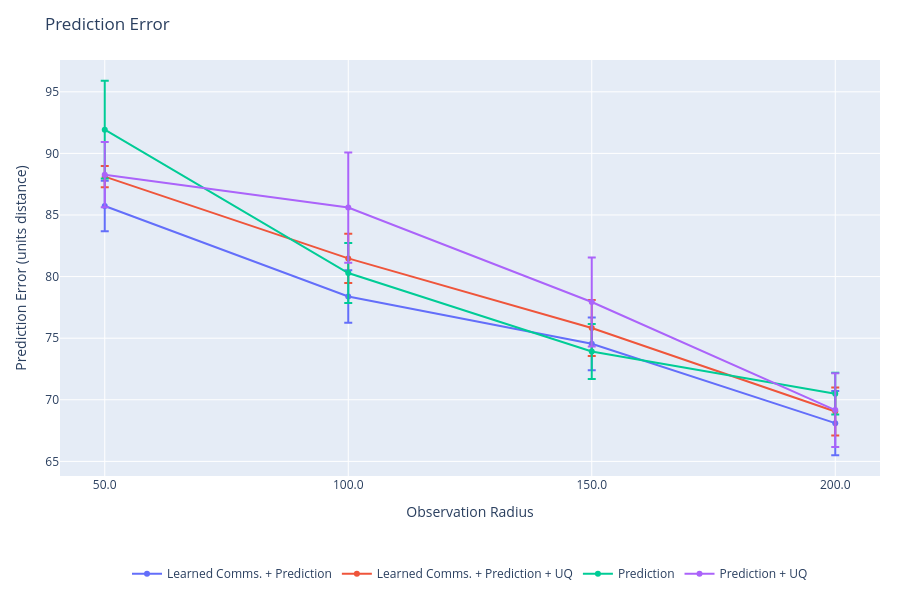
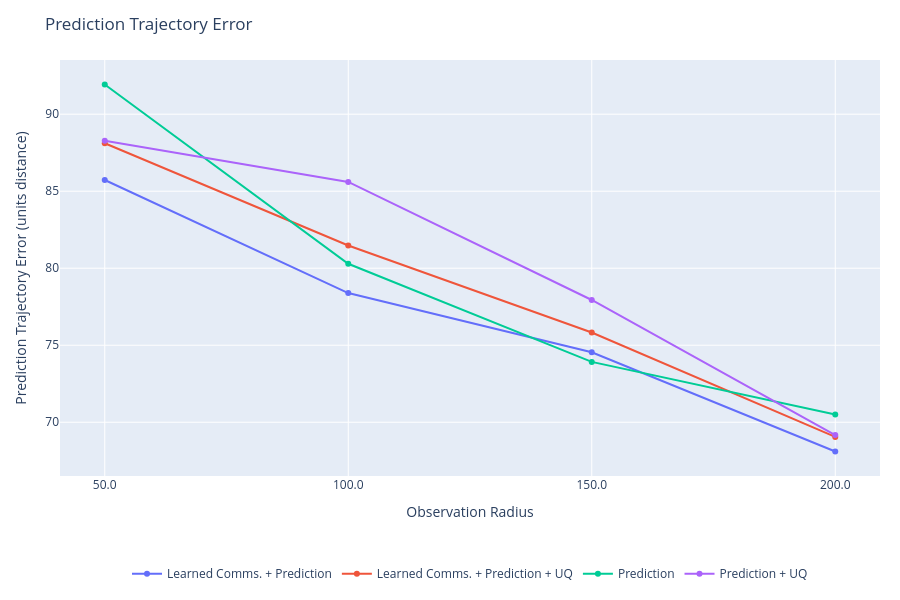
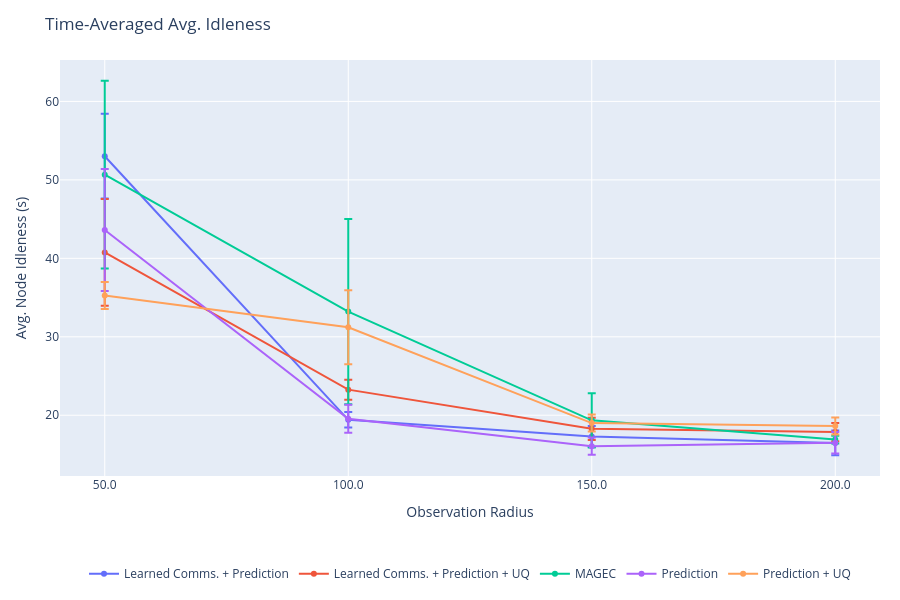
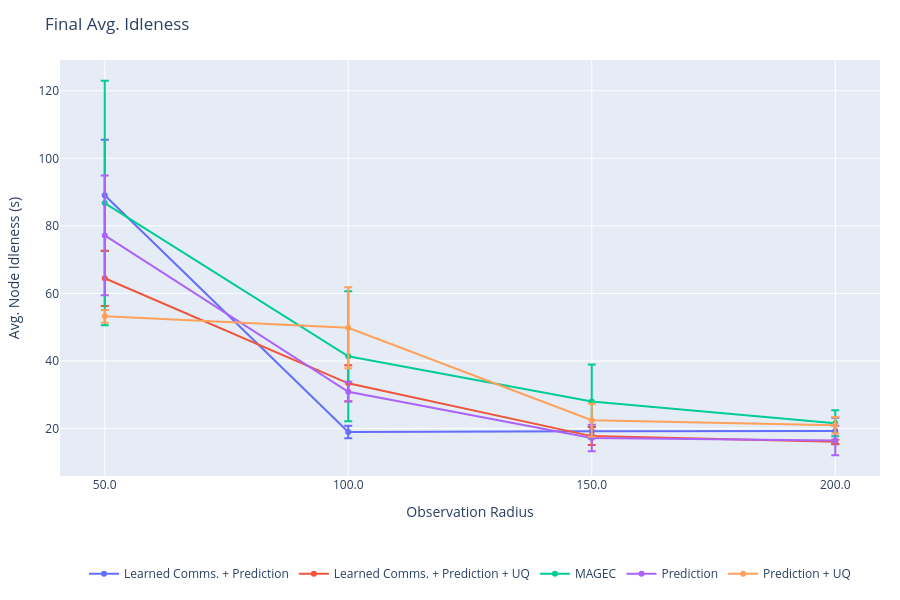

The notebook cell these images were saved under, in order:
### Code cell
%reload_ext autoreload
%autoreload 2
from plots import *
import numpy as np

x_key = 'observation_radius'

# Data for plotting
plots = {
    'prediction_error_mean': {
        'title': 'Prediction Error',
        'ylabel': 'Prediction Error (units distance)',
        'xlabel': 'Observation Radius',
        'x': {series: get_x_radii(series, output, x_key) for series in output},
        # Average over all episodes and all timesteps.
        'y': {
            series: [np.mean(output[series][exp]['prediction_error_mean']) for exp in sorted_experiments(series, output, x_key)]
                for series in output if not next(iter(output[series].values())).attrs['prediction_disable']
        },
        'y_std': {
            series: [np.std(np.mean(output[series][exp]['prediction_error_mean'], axis=tuple(range(1, output[series][exp]['prediction_error_mean'].ndim)))) for exp in sorted_experiments(series, output, x_key)]
                for series in output if not next(iter(output[series].values())).attrs['prediction_disable']
        }
    },
    'prediction_trajectory_error_mean': {
        'title': 'Prediction Trajectory Error',
        'ylabel': 'Prediction Trajectory Error (units distance)',
        'xlabel': 'Observation Radius',
        'x': {series: get_x_radii(series, output, x_key) for series in output},
        # Average over all episodes and all timesteps.
        'y': {
            series: [np.mean(output[series][exp]['prediction_trajectory_error_mean']) for exp in sorted_experiments(series, output, x_key)]
                for series in output if not next(iter(output[series].values())).attrs['prediction_disable']
        }
    },
    'avg_idleness': {
        'title': 'Time-Averaged Avg. Idleness',
        'ylabel': 'Avg. Node Idleness (s)',
        'xlabel': 'Observation Radius',
        'x': {series: get_x_radii(series, output, x_key) for series in output},
        # Average over all episodes and all timesteps.
        'y': {
            series: [np.mean(output[series][exp]['avg_idleness']) for exp in sorted_experiments(series, output, x_key)]
                for series in output
        },
        'y_std': {
            series: [np.std(np.mean(output[series][exp]['avg_idleness'], axis=tuple(range(1, output[series][exp]['avg_idleness'].ndim)))) for exp in sorted_experiments(series, output, x_key)]
                for series in output
        }
    },
    'avg_idleness_final': {
        'title': 'Final Avg. Idleness',
        'ylabel': 'Avg. Node Idleness (s)',
        'xlabel': 'Observation Radius',
        'x': {series: get_x_radii(series, output, x_key) for series in output},
        'y': {
            series: [np.mean(output[series][exp]['avg_idleness'][:, -1]) for exp in sorted_experiments(series, output, x_key)]
                for series in output
        },
        'y_std': {
            series: [np.std(np.mean(output[series][exp]['avg_idleness'][:, -1], axis=tuple(range(1, output[series][exp]['avg_idleness'][:, -1].ndim)))) for exp in sorted_experiments(series, output, x_key)]
                for series in output
        }
    },
    'avg_idleness_over_time': {
        'title': 'Avg. Idleness vs. Time',
        'ylabel': 'Avg. Node Idleness (s)',
        'xlabel': 'Time Steps',
        # One trace per experiment: average over episodes, keep time dimension.
        'y': {
            series: {
                exp: np.mean(output[series][exp]['avg_idleness'], axis=0)
                for exp in sorted_experiments(series, output, x_key)
            }
            for series in output
        },
        # 'y_std': {
        #     series: {
        #         exp: np.std(output[series][exp]['avg_idleness'], axis=0)
        #         for exp in sorted_experiments(series, output, x_key)
        #     }
        #     for series in output
        # }
    },
    'worst_idleness': {
        'title': 'Time-Averaged Worst Idleness',
        'ylabel': 'Worst Node Idleness (s)',
        'xlabel': 'Observation Radius',
        'x': {series: get_x_radii(series, output, x_key) for series in output},
        # Average over all episodes and all timesteps.
        'y': {
            series: [np.mean(output[series][exp]['worst_idleness']) for exp in sorted_experiments(series, output, x_key)]
                for series in output
        },
        'y_std': {
            series: [np.std(np.mean(output[series][exp]['worst_idleness'], axis=tuple(range(1, output[series][exp]['worst_idleness'].ndim)))) for exp in sorted_experiments(series, output, x_key)]
                for series in output
        }
    },
    'worst_idleness_final': {
        'title': 'Final Worst Idleness',
        'ylabel': 'Worst Node Idleness (s)',
        'xlabel': 'Observation Radius',
        'x': {series: get_x_radii(series, output, x_key) for series in output},
        'y': {
            series: [np.mean(output[series][exp]['worst_idleness'][:, -1]) for exp in sorted_experiments(series, output, x_key)]
                for series in output
        }
    },
    'worst_idleness_over_time': {
        'title': 'Worst Idleness vs. Time',
        'ylabel': 'Worst Node Idleness (s)',
        'xlabel': 'Time Steps',
        # One trace per experiment: average over episodes, keep time dimension.
        'y': {
            series: {
                exp: np.mean(output[series][exp]['worst_idleness'], axis=0)
                for exp in sorted_experiments(series, output, x_key)
            }
            for series in output
        },
        'y_std': {
            series: {
                exp: np.std(output[series][exp]['worst_idleness'], axis=0)
                for exp in sorted_experiments(series, output, x_key)
            }
            for series in output
        }
    },
    'stddev_idleness': {
        'title': 'Time-Averaged Std. Dev. Idleness',
        'ylabel': 'Std. Dev. Node Idleness (s)',
        'xlabel': 'Observation Radius',
        'x': {series: get_x_radii(series, output, x_key) for series in output},
        # Average over all episodes and all timesteps.
        'y': {
            series: [np.mean(output[series][exp]['stddev_idleness']) for exp in sorted_experiments(series, output, x_key)]
                for series in output
        }
    },
    'stddev_idleness_over_time': {
        'title': 'Std. Dev. Idleness vs. Time',
        'ylabel': 'Std. Dev. Node Idleness (s)',
        'xlabel': 'Time Steps',
        # One trace per experiment: average over episodes, keep time dimension.
        'y': {
            series: {
                exp: np.mean(output[series][exp]['stddev_idleness'], axis=0)
                for exp in sorted_experiments(series, output, x_key)
            }
            for series in output
        },
        'y_std': {
            series: {
                exp: np.std(output[series][exp]['stddev_idleness'], axis=0)
                for exp in sorted_experiments(series, output, x_key)
            }
            for series in output
        }
    },
    'communication_requests': {
        'title': 'Communication Requests vs. Observation Radius',
        'ylabel': 'Communication Requests',
        'xlabel': 'Observation Radius',
        'x': {series: get_x_radii(series, output, x_key) for series in output},
        'y': {
            series: [np.mean(output[series][exp]['communication']['requests_made']) for exp in sorted_experiments(series, output, x_key)]
                for series in output
        }
    },
    'communication_requests_time': {
        'title': 'Cumulative Communication Requests vs. Time',
        'ylabel': 'Communication Requests',
        'xlabel': 'Time Steps',
        'y': {
            series: {
                exp: np.cumsum(np.mean(output[series][exp]['communication']['requests_made'], axis=0))
                for exp in sorted_experiments(series, output, x_key)
            }
            for series in output
        }
    },
    'prediction_uncertainty_mean': {
        'title': 'Prediction Uncertainty',
        'ylabel': 'Prediction Uncertainty (units distance)',
        'xlabel': 'Observation Radius',
        'x': {series: get_x_radii(series, output, x_key) for series in output},
        # Average over all episodes and all timesteps.
        'y': {
            series: [np.mean(output[series][exp]['prediction_uncertainty_mean']) for exp in sorted_experiments(series, output, x_key)]
                for series in output if not next(iter(output[series].values())).attrs['prediction_disable']
        }
    },
    'prediction_uncertainty_gap_mean': {
        'title': 'Prediction Uncertainty Gap',
        'ylabel': 'Prediction Uncertainty Gap (units distance)',
        'xlabel': 'Observation Radius',
        'x': {series: get_x_radii(series, output, x_key) for series in output},
        # Average over all episodes and all timesteps.
        'y': {
            series: [np.mean(output[series][exp]['prediction_uncertainty_gap_mean']) for exp in sorted_experiments(series, output, x_key)]
                for series in output if not next(iter(output[series].values())).attrs['prediction_disable']
        }
    },
}

# Miscelaneous statistics.
timesteps = [np.max([np.max(output[series][experiment]['deltaSteps'].shape[1]) for experiment in output[series]]) for series in output]

plot(plots, timesteps=timesteps)

### Figure 1 — Plotly figure (JSON) as saved in the notebook; plotly's stock layout.template omitted (floating-point values rounded to 4 significant figures)
{"data": [{"error_y": {"array": [2.052, 2.124, 2.139, 2.602], "type": "data", "visible": true}, "hovertemplate": "%{x:.2f}: %{y:.4f}<extra></extra>", "mode": "lines+markers", "name": "Learned Comms. + Prediction", "type": "scatter", "x": [50, 100, 150, 200], "y": [85.73, 78.39, 74.54, 68.1]}, {"error_y": {"array": [0.8618, 1.999, 2.265, 1.954], "type": "data", "visible": true}, "hovertemplate": "%{x:.2f}: %{y:.4f}<extra></extra>", "mode": "lines+markers", "name": "Learned Comms. + Prediction + UQ", "type": "scatter", "x": [50, 100, 150, 200], "y": [88.11, 81.48, 75.83, 69.05]}, {"error_y": {"array": [3.967, 2.44, 2.232, 1.702], "type": "data", "visible": true}, "hovertemplate": "%{x:.2f}: %{y:.4f}<extra></extra>", "mode": "lines+markers", "name": "Prediction", "type": "scatter", "x": [50, 100, 150, 200], "y": [91.93, 80.29, 73.92, 70.5]}, {"error_y": {"array": [2.651, 4.476, 3.62, 2.997], "type": "data", "visible": true}, "hovertemplate": "%{x:.2f}: %{y:.4f}<extra></extra>", "mode": "lines+markers", "name": "Prediction + UQ", "type": "scatter", "x": [50, 100, 150, 200], "y": [88.27, 85.6, 77.94, 69.17]}], "layout": {"autosize": true, "height": 600, "hovermode": "closest", "legend": {"orientation": "h", "x": 0.5, "xanchor": "center", "y": -0.2, "yanchor": "top"}, "margin": {"b": 120, "l": 60, "r": 20, "t": 60}, "showlegend": true, "title": {"text": "Prediction Error"}, "xaxis": {"ticktext": ["50.0", "100.0", "150.0", "200.0"], "tickvals": [50, 100, 150, 200], "title": {"text": "Observation Radius"}}, "yaxis": {"title": {"text": "Prediction Error (units distance)"}}}}

### Figure 2 — Plotly figure (JSON) as saved in the notebook; plotly's stock layout.template omitted (floating-point values rounded to 4 significant figures)
{"data": [{"hovertemplate": "%{x:.2f}: %{y:.4f}<extra></extra>", "mode": "lines+markers", "name": "Learned Comms. + Prediction", "type": "scatter", "x": [50, 100, 150, 200], "y": [85.73, 78.39, 74.54, 68.1]}, {"hovertemplate": "%{x:.2f}: %{y:.4f}<extra></extra>", "mode": "lines+markers", "name": "Learned Comms. + Prediction + UQ", "type": "scatter", "x": [50, 100, 150, 200], "y": [88.11, 81.48, 75.83, 69.05]}, {"hovertemplate": "%{x:.2f}: %{y:.4f}<extra></extra>", "mode": "lines+markers", "name": "Prediction", "type": "scatter", "x": [50, 100, 150, 200], "y": [91.93, 80.29, 73.92, 70.5]}, {"hovertemplate": "%{x:.2f}: %{y:.4f}<extra></extra>", "mode": "lines+markers", "name": "Prediction + UQ", "type": "scatter", "x": [50, 100, 150, 200], "y": [88.27, 85.6, 77.94, 69.17]}], "layout": {"autosize": true, "height": 600, "hovermode": "closest", "legend": {"orientation": "h", "x": 0.5, "xanchor": "center", "y": -0.2, "yanchor": "top"}, "margin": {"b": 120, "l": 60, "r": 20, "t": 60}, "showlegend": true, "title": {"text": "Prediction Trajectory Error"}, "xaxis": {"ticktext": ["50.0", "100.0", "150.0", "200.0"], "tickvals": [50, 100, 150, 200], "title": {"text": "Observation Radius"}}, "yaxis": {"title": {"text": "Prediction Trajectory Error (units distance)"}}}}

### Figure 3 — Plotly figure (JSON) as saved in the notebook; plotly's stock layout.template omitted (floating-point values rounded to 4 significant figures)
{"data": [{"error_y": {"array": [5.401, 0.9835, 1.337, 1.569], "type": "data", "visible": true}, "hovertemplate": "%{x:.2f}: %{y:.4f}<extra></extra>", "mode": "lines+markers", "name": "Learned Comms. + Prediction", "type": "scatter", "x": [50, 100, 150, 200], "y": [53.01, 19.42, 17.3, 16.48]}, {"error_y": {"array": [6.804, 1.273, 1.421, 1.161], "type": "data", "visible": true}, "hovertemplate": "%{x:.2f}: %{y:.4f}<extra></extra>", "mode": "lines+markers", "name": "Learned Comms. + Prediction + UQ", "type": "scatter", "x": [50, 100, 150, 200], "y": [40.74, 23.26, 18.27, 17.86]}, {"error_y": {"array": [11.96, 11.8, 3.461, 0.4896], "type": "data", "visible": true}, "hovertemplate": "%{x:.2f}: %{y:.4f}<extra></extra>", "mode": "lines+markers", "name": "MAGEC", "type": "scatter", "x": [50, 100, 150, 200], "y": [50.67, 33.21, 19.36, 16.9]}, {"error_y": {"array": [7.781, 1.786, 1.099, 1.372], "type": "data", "visible": true}, "hovertemplate": "%{x:.2f}: %{y:.4f}<extra></extra>", "mode": "lines+markers", "name": "Prediction", "type": "scatter", "x": [50, 100, 150, 200], "y": [43.61, 19.54, 16.06, 16.51]}, {"error_y": {"array": [1.722, 4.704, 1.078, 1.081], "type": "data", "visible": true}, "hovertemplate": "%{x:.2f}: %{y:.4f}<extra></extra>", "mode": "lines+markers", "name": "Prediction + UQ", "type": "scatter", "x": [50, 100, 150, 200], "y": [35.27, 31.21, 19.0, 18.64]}], "layout": {"autosize": true, "height": 600, "hovermode": "closest", "legend": {"orientation": "h", "x": 0.5, "xanchor": "center", "y": -0.2, "yanchor": "top"}, "margin": {"b": 120, "l": 60, "r": 20, "t": 60}, "showlegend": true, "title": {"text": "Time-Averaged Avg. Idleness"}, "xaxis": {"ticktext": ["50.0", "100.0", "150.0", "200.0"], "tickvals": [50, 100, 150, 200], "title": {"text": "Observation Radius"}}, "yaxis": {"title": {"text": "Avg. Node Idleness (s)"}}}}

### Figure 4 — Plotly figure (JSON) as saved in the notebook; plotly's stock layout.template omitted (floating-point values rounded to 4 significant figures)
{"data": [{"error_y": {"array": [16.46, 1.868, 1.258, 3.923], "type": "data", "visible": true}, "hovertemplate": "%{x:.2f}: %{y:.4f}<extra></extra>", "mode": "lines+markers", "name": "Learned Comms. + Prediction", "type": "scatter", "x": [50, 100, 150, 200], "y": [89.04, 18.96, 19.17, 19.27]}, {"error_y": {"array": [8.195, 5.329, 2.597, 0.6416], "type": "data", "visible": true}, "hovertemplate": "%{x:.2f}: %{y:.4f}<extra></extra>", "mode": "lines+markers", "name": "Learned Comms. + Prediction + UQ", "type": "scatter", "x": [50, 100, 150, 200], "y": [64.47, 33.35, 17.72, 16.02]}, {"error_y": {"array": [36.22, 19.22, 10.97, 3.843], "type": "data", "visible": true}, "hovertemplate": "%{x:.2f}: %{y:.4f}<extra></extra>", "mode": "lines+markers", "name": "MAGEC", "type": "scatter", "x": [50, 100, 150, 200], "y": [86.75, 41.38, 27.95, 21.52]}, {"error_y": {"array": [17.73, 2.928, 3.911, 4.351], "type": "data", "visible": true}, "hovertemplate": "%{x:.2f}: %{y:.4f}<extra></extra>", "mode": "lines+markers", "name": "Prediction", "type": "scatter", "x": [50, 100, 150, 200], "y": [77.18, 30.87, 17.17, 16.42]}, {"error_y": {"array": [1.901, 12.01, 4.872, 2.438], "type": "data", "visible": true}, "hovertemplate": "%{x:.2f}: %{y:.4f}<extra></extra>", "mode": "lines+markers", "name": "Prediction + UQ", "type": "scatter", "x": [50, 100, 150, 200], "y": [53.19, 49.83, 22.43, 20.95]}], "layout": {"autosize": true, "height": 600, "hovermode": "closest", "legend": {"orientation": "h", "x": 0.5, "xanchor": "center", "y": -0.2, "yanchor": "top"}, "margin": {"b": 120, "l": 60, "r": 20, "t": 60}, "showlegend": true, "title": {"text": "Final Avg. Idleness"}, "xaxis": {"ticktext": ["50.0", "100.0", "150.0", "200.0"], "tickvals": [50, 100, 150, 200], "title": {"text": "Observation Radius"}}, "yaxis": {"title": {"text": "Avg. Node Idleness (s)"}}}}
